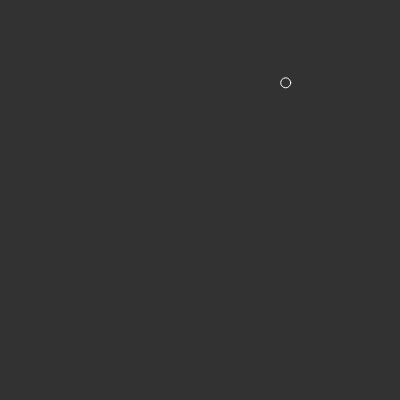
Frame 1 (no input)
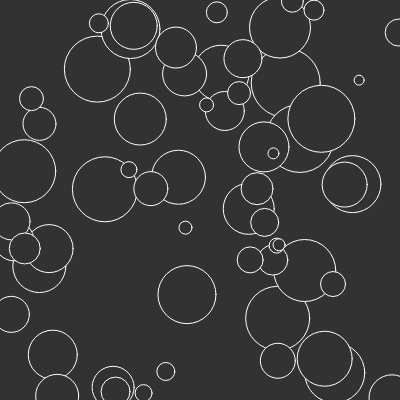
Frame 60 (no input)
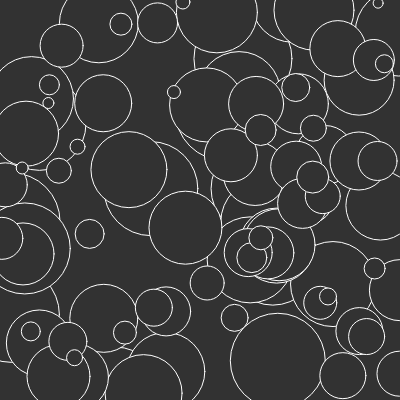
Frame 120 (the mouse pressed at the canvas centre since frame 60)

The p5.js sketch that drew these frames (run headless with seeded random() and noise() and a simulated clock; from frame 60 on, the mouse is pressed at the canvas centre):

// p5.js sketch
// ── sketch.js
var points = [];
var big = [];
var ammount;

function setup() {
    createCanvas(400, 400);
    stroke(255);
    fill(50);
    slider = createSlider(0, 10, 1, 0.01);
}

function drawAndBig(){
    for (let i = 0; i < points.length; i++) {
        if(!(big[i] > 100)){
            ellipse(points[i].x, points[i].y, big[i], big[i]);
        big[i]+=ammount;
        }
    
    }
    

}

function draw() {
    background(50);
    ammount = slider.value();
    var pos = createVector(random(0, width), random(0,height));
    points.push(pos);
    big.push(10);
    drawAndBig();
}
